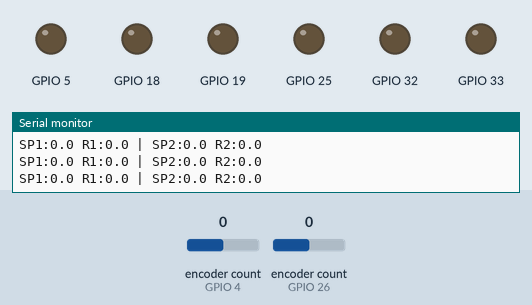
Simulated run of this sketch. Board: ESP32. Parts: output pins drawn as LEDs (lit = HIGH), the last lines printed to the serial monitor. The test bench sets the inputs (shaded band); at power-on: encoder count (sensors on GPIO 4, GPIO 26) 0. WiFi joins after 1.5 s; servers stay silent unless stated.

Above: at 2.7 s.
2.8 s: encoder count (sensor on GPIO 4) set to 1
At 3.8 s:
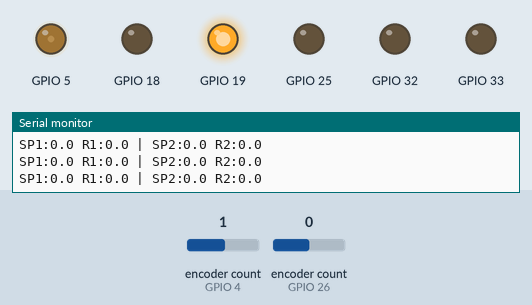
4.3 s: encoder count (sensor on GPIO 26) set to 1
At 4.9 s:
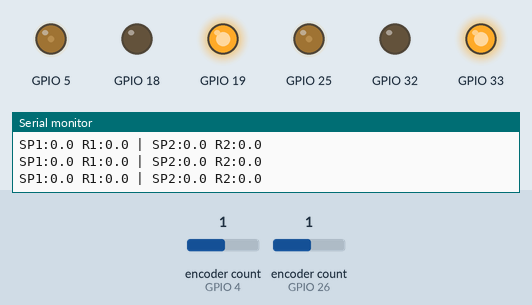
5.8 s: encoder count (sensor on GPIO 4) set to 0
At 7.2 s:
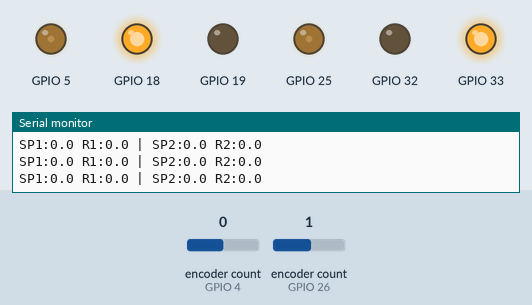
7.5 s: encoder count (sensor on GPIO 26) set to 0
At 8.9 s:
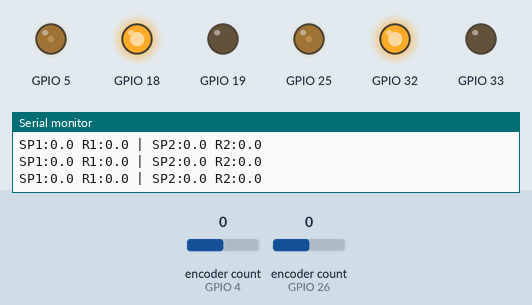
9.2 s: encoder count (sensor on GPIO 4) set to 4
At 10.3 s:
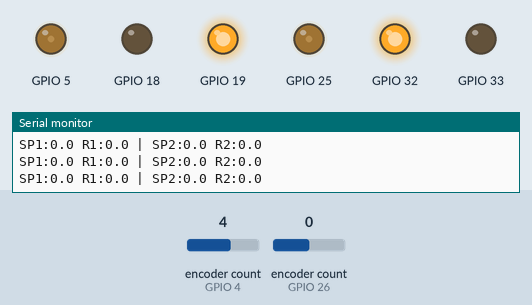
10.7 s: encoder count (sensor on GPIO 26) set to 4
At 11.4 s:
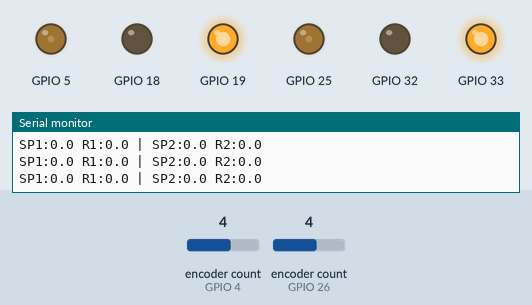
Timing chart, 0 to 13.2 s (numbered marks = the images above; inputs shaded):
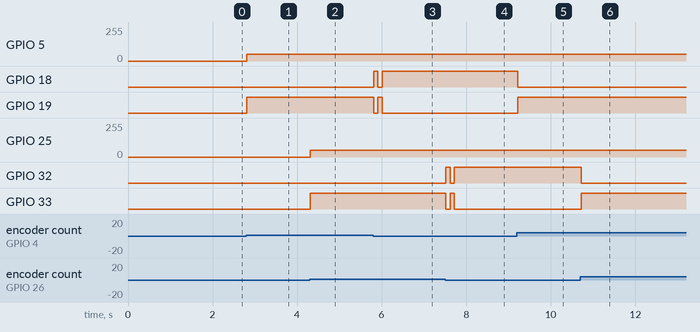

Measured:
- after the input at 2.8 s, GPIO 5: 0/255 → 50/255 at once; GPIO 19: LOW → HIGH at once
- after the input at 4.3 s, GPIO 25: 0/255 → 50/255 at once; GPIO 33: LOW → HIGH at once
- after the input at 5.8 s, GPIO 18: LOW → HIGH at once, → LOW 0.10 s later, → HIGH 0.10 s later; GPIO 19: HIGH → LOW at once, → HIGH 0.10 s later, → LOW 0.10 s later
- after the input at 7.5 s, GPIO 32: LOW → HIGH at once, → LOW 0.10 s later, → HIGH 0.10 s later; GPIO 33: HIGH → LOW at once, → HIGH 0.10 s later, → LOW 0.10 s later
- after the input at 9.2 s, GPIO 18: HIGH → LOW at once; GPIO 19: LOW → HIGH at once
- after the input at 10.7 s, GPIO 32: HIGH → LOW at once; GPIO 33: LOW → HIGH at once

The sketch:

ESP32-DIFER-PRUEBA.ino
```cpp
#include <WiFi.h>
#include <WiFiUdp.h>
#include <ESP32Encoder.h>

// WiFi
const char* ssid = "MiRedWifi";
const char* password = "123456789";
WiFiUDP Udp;
const unsigned int localUdpPort = 12345;
char incomingPacket[255];

// Parámetros globales
const int PWM_MAX = 255;
const int DEAD_ZONE = 50;
const float Ts = 0.1; // 100ms

// Clase PID
class PIDController {
public:
  float Kp, Ki, Kd;
  float prevOut = 0;
  float e = 0, e1 = 0, e2 = 0;

  PIDController(float kp, float ki, float kd) : Kp(kp), Ki(ki), Kd(kd) {}

  float compute(float setpoint, float measurement) {
    e = setpoint - measurement;
    float output = prevOut +
      (Kp + Kd / Ts) * e +
      (-Kp + Ki * Ts - 2 * Kd / Ts) * e1 +
      (Kd / Ts) * e2;

    prevOut = output;
    e2 = e1;
    e1 = e;

    if (abs(output) > 0 && abs(output) < DEAD_ZONE)
      output = (output > 0) ? DEAD_ZONE : -DEAD_ZONE;

    return constrain(output, -PWM_MAX, PWM_MAX);
  }
};

// Clase Motor
class MotorControl {
public:
  int in1, in2, pwmChannel;
  MotorControl(int _in1, int _in2, int pwmPin, int channel, int freq = 1000, int res = 8) {
    in1 = _in1; in2 = _in2; pwmChannel = channel;
    pinMode(in1, OUTPUT); pinMode(in2, OUTPUT);
    ledcSetup(pwmChannel, freq, res);
    ledcAttachPin(pwmPin, pwmChannel);
  }

  void move(float vel) {
    int pwm = abs((int)vel);
    if (vel > 0) {
      digitalWrite(in1, HIGH); digitalWrite(in2, LOW);
    } else if (vel < 0) {
      digitalWrite(in1, LOW); digitalWrite(in2, HIGH);
    } else {
      digitalWrite(in1, LOW); digitalWrite(in2, LOW);
    }
    ledcWrite(pwmChannel, pwm);
  }
};

// Instancias
ESP32Encoder encoder1, encoder2;
PIDController pid1(1.2, 2.5, 0.001);
PIDController pid2(1.2, 2.5, 0.001);
MotorControl motor1(18, 19, 5, 0);   // IN1, IN2, ENA, canal
MotorControl motor2(32, 33, 25, 1);  // IN3, IN4, ENB, canal

// Variables de control
float setpoint1 = 0, setpoint2 = 0;
unsigned long lastTime = 0;

void setup() {
  Serial.begin(115200);
  ESP32Encoder::useInternalWeakPullResistors = puType::up;
  encoder1.attachFullQuad(4, 15);
  encoder2.attachFullQuad(26, 27);
  encoder1.clearCount();
  encoder2.clearCount();

  WiFi.begin(ssid, password);
  while (WiFi.status() != WL_CONNECTED) delay(500);
  Udp.begin(localUdpPort);
  Serial.println("WiFi conectada");
  lastTime = millis();
}

void loop() {
  // Leer UDP
  int packetSize = Udp.parsePacket();
  if (packetSize) {
    int len = Udp.read(incomingPacket, 255);
    incomingPacket[len] = 0;
    String msg = String(incomingPacket);
    int comma = msg.indexOf(',');
    if (comma > 0) {
      setpoint1 = msg.substring(0, comma).toFloat();
      setpoint2 = msg.substring(comma + 1).toFloat();
    }
  }

  // Cada 100ms
  if (millis() - lastTime >= 100) {
    long c1 = encoder1.getCount(); encoder1.clearCount();
    long c2 = encoder2.getCount(); encoder2.clearCount();

    float rpm1 = (c1 / 360.0) * 60.0 / Ts;
    float rpm2 = (c2 / 360.0) * 60.0 / Ts;

    float out1 = pid1.compute(setpoint1, rpm1);
    float out2 = pid2.compute(setpoint2, rpm2);

    motor1.move(out1);
    motor2.move(out2);

    Serial.printf("SP1:%.1f R1:%.1f | SP2:%.1f R2:%.1f\n", setpoint1, rpm1, setpoint2, rpm2);
    lastTime = millis();
  }
}
```
